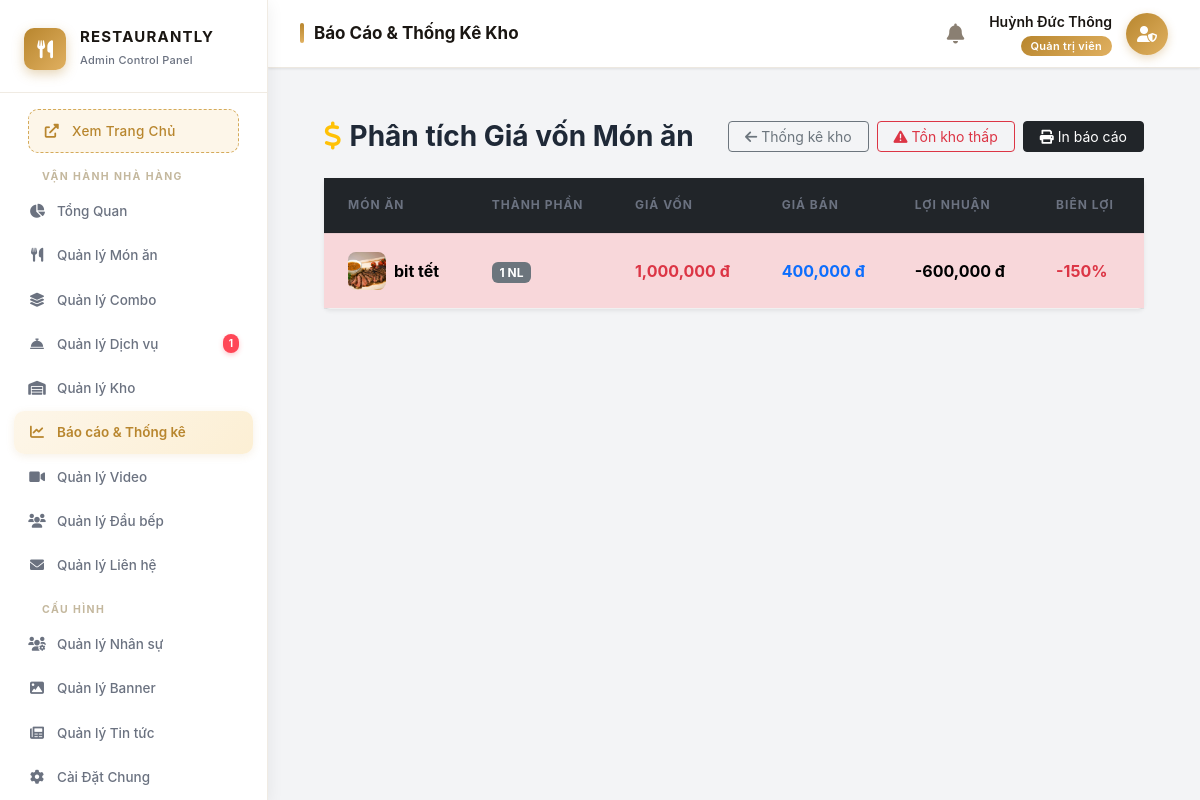
The app's page /admin/controllers/ReportController.php?action=food_cost (signed in), older data.
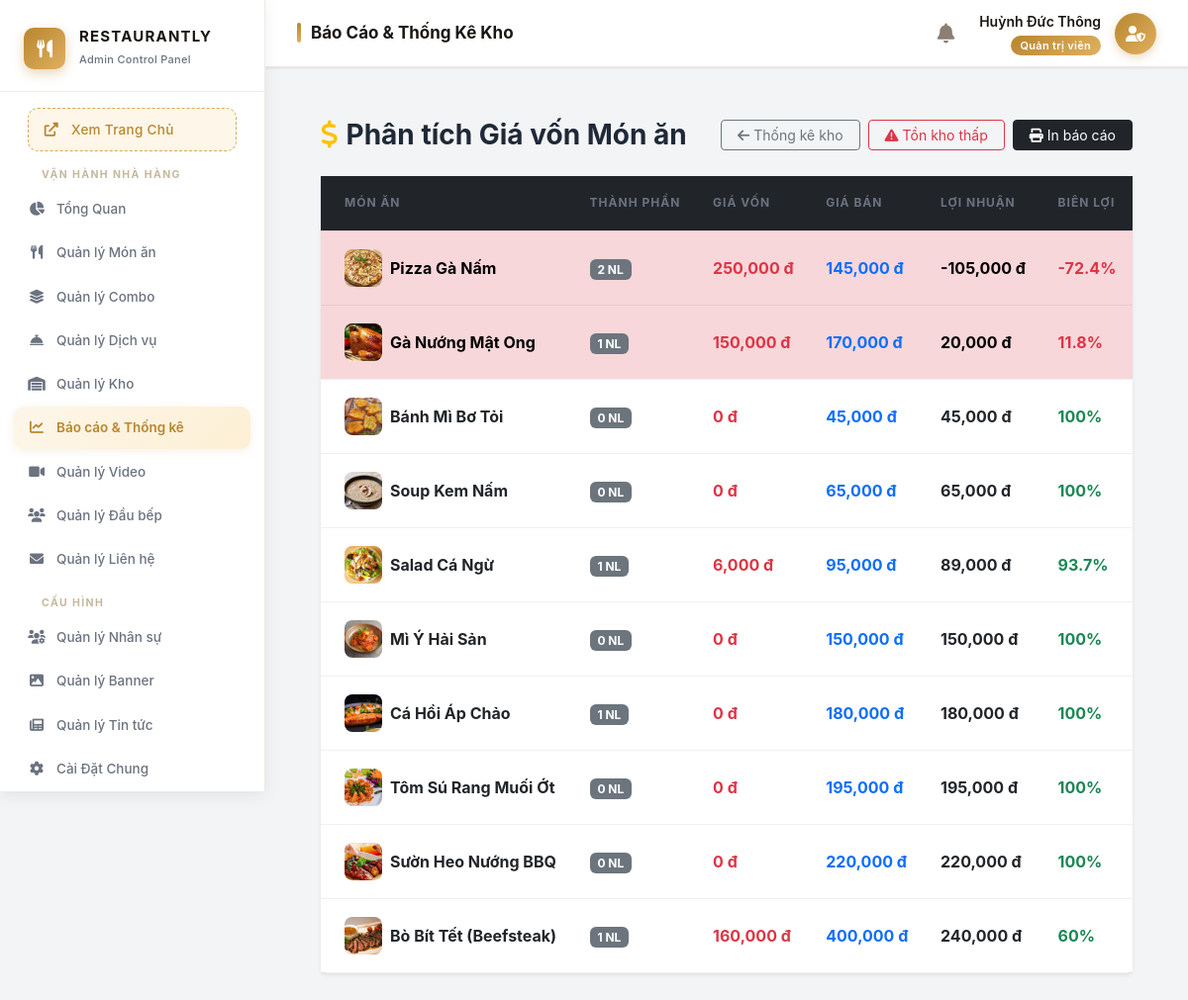
The same page, newer data.
### tables this page shows
CREATE TABLE `foods` (
  `id` int(11) NOT NULL,
  `category_id` int(11) DEFAULT NULL,
  `name` varchar(255) NOT NULL,
  `price` decimal(15,2) NOT NULL,
  `image` varchar(255) DEFAULT NULL,
  `description` text DEFAULT NULL,
  `status` tinyint(1) DEFAULT 1,
  `is_active` tinyint(1) NOT NULL DEFAULT 1,
  `is_chef_recommended` tinyint(1) DEFAULT 0,
  `allergens` text DEFAULT NULL,
  `wine_pairing_id` int(11) DEFAULT NULL,
  `chef_note` text DEFAULT NULL
);

### admin/controllers/ReportController.php (the view, shortened to what the changed rows need)
<?php
$db = (new Database())->getConnection();
$action = $_GET['action'] ?? 'stats';
?>
<?php
if ($action === 'food_cost') {
    $food_costs = $db->query("
        SELECT
            f.id, f.name as food_name, f.price as selling_price, f.image,
            COALESCE(SUM(
                (CASE
                    WHEN LOWER(TRIM(r.unit)) = 'g'  AND LOWER(TRIM(i.unit_name)) = 'kg' THEN r.quantity_required / 1000
                    WHEN LOWER(TRIM(r.unit)) = 'ml' AND LOWER(TRIM(i.unit_name)) = 'l'  THEN r.quantity_required / 1000
                    ELSE r.quantity_required
                END) * i.cost_price
            ), 0) as real_cost,
            COUNT(r.ingredient_id) as ingredient_count
        FROM foods f
        LEFT JOIN food_recipes r ON f.id = r.food_id
        LEFT JOIN inventory i ON r.ingredient_id = i.id
        WHERE f.is_active = 1
        GROUP BY f.id
        ORDER BY (f.price - COALESCE(SUM(
            (CASE WHEN LOWER(TRIM(r.unit))='g' AND LOWER(TRIM(i.unit_name))='kg' THEN r.quantity_required/1000
                  WHEN LOWER(TRIM(r.unit))='ml' AND LOWER(TRIM(i.unit_name))='l' THEN r.quantity_required/1000
                  ELSE r.quantity_required END)*i.cost_price
        ),0)) ASC
    ")->fetchAll(PDO::FETCH_ASSOC);
    include '../../public/admin_layout_header.php';
?>
<link rel="stylesheet" href="../../public/assets/admin/css/admin-style.css">
<div class="container-fluid p-4">
    <div class="card border-0 shadow-sm">
        <table class="table table-hover align-middle mb-0">
            <thead class="table-dark">
                <tr>
                    <th class="ps-4">Món ăn</th>
                    <th>Thành phần</th>
                    <th>Giá vốn</th>
                    <th>Giá bán</th>
                    <th>Lợi nhuận</th>
                    <th>Biên lợi</th>
                </tr>
            </thead>
            <tbody class="bg-white">
            <?php foreach ($food_costs as $fc):
                $profit = $fc['selling_price'] - $fc['real_cost'];
                $margin = $fc['selling_price'] > 0 ? ($profit / $fc['selling_price']) * 100 : 0;
                $margin_class = $margin < 30 ? 'text-danger fw-bold' : ($margin < 50 ? 'text-warning fw-bold' : 'text-success fw-bold');
                $bg_class = $margin < 30 ? 'table-danger' : '';
            ?>
            <tr class="<?= $bg_class ?>">
                <td class="ps-4">
                    <div class="d-flex align-items-center gap-2">
                        <img src="../../public/assets/img/menu/<?= htmlspecialchars($fc['image']) ?>"
                             onerror="this.src=''"
                             style="width:38px;height:38px;object-fit:cover;border-radius:8px;">
                        <strong><?= htmlspecialchars($fc['food_name']) ?></strong>
                    </div>
                </td>
                <td><span class="badge bg-secondary"><?= $fc['ingredient_count'] ?> NL</span></td>
                <td class="text-danger fw-bold"><?= number_format($fc['real_cost']) ?> đ</td>
                <td class="text-primary fw-bold"><?= number_format($fc['selling_price']) ?> đ</td>
                <td class="fw-bold"><?= number_format($profit) ?> đ</td>
                <td class="<?= $margin_class ?>"><?= round($margin, 1) ?>%</td>
            </tr>
            <?php endforeach; ?>
            </tbody>
        </table>
    </div>
</div>
<?php
    exit;
}
header("Location: ReportController.php?action=stats"); exit;

### public/admin_layout_header.php (shortened to what the changed rows need)
<?php
if (!function_exists('isActive')) {
    function isActive($path)
    {
        $uriPath = parse_url($_SERVER['REQUEST_URI'] ?? '', PHP_URL_PATH) ?? '';
        if (strpos($path, '/') === false) {
            return (basename($uriPath) === $path) ? 'active' : '';
        }
        return (strpos($uriPath, $path) !== false) ? 'active' : '';
    }
}
$pending_services_count = 0;
try {
    if (isset($db)) {
        $stmt_ps = $db->query("SELECT COUNT(*) FROM service_bookings WHERE status = 'Pending'");
        $pending_services_count = (int)$stmt_ps->fetchColumn();
    }
} catch (Exception $e) {
    $low_stock_count = $expiry_count = $total_alerts = 0;
}
?>
<!DOCTYPE html>
<html lang="vi">
<head>
    <link href="https://cdn.jsdelivr.net/npm/bootstrap@5.3.0/dist/css/bootstrap.min.css" rel="stylesheet">
    <link rel="stylesheet" href="https://cdnjs.cloudflare.com/ajax/libs/font-awesome/6.0.0/css/all.min.css">
</head>
<body>
    <aside class="admin-sidebar">
        <div class="sidebar-brand">
            <div class="brand-text">
                <h2>RESTAURANTLY</h2>
            </div>
        </div>
        <div class="menu-scroll">
            <ul class="menu-list">
                <li class="<?= isActive('manage_services.php') ?>">
                    <a href="/restaurant-project/admin/controllers/manage_services.php">
                        <i class="fas fa-concierge-bell"></i>
                        <span>Quản lý Dịch vụ</span>
                        <?php if ($pending_services_count > 0): ?>
                            <span class="badge-notify"><?= $pending_services_count ?></span>
                        <?php endif; ?>
                    </a>
                </li>
        </ul>
    </aside>
    <div class="main-wrapper">
        <div class="content-area">

Row changes from the older to the newer data that the page shows:
added foods: image (picture), name "Pizza Gà Nấm", ingredient_count "2", real_cost "250,000", price "145,000", profit "-105,000", margin "-72.4"
added foods: image (picture), name "Gà Nướng Mật Ong", ingredient_count "1", real_cost "150,000", price "170,000", profit "20,000", margin "11.8"
added foods: image (picture), name "Bánh Mì Bơ Tỏi", ingredient_count "0", real_cost "0", price "45,000", profit "45,000", margin "100"
added foods: image (picture), name "Soup Kem Nấm", ingredient_count "0", real_cost "0", price "65,000", profit "65,000", margin "100"
added foods: image (picture), name "Salad Cá Ngừ", ingredient_count "1", real_cost "6,000", price "95,000", profit "89,000", margin "93.7"
added foods: image (picture), name "Mì Ý Hải Sản", ingredient_count "0", real_cost "0", price "150,000", profit "150,000", margin "100"
added foods: image (picture), name "Cá Hồi Áp Chảo", ingredient_count "1", real_cost "0", price "180,000", profit "180,000", margin "100"
added foods: image (picture), name "Tôm Sú Rang Muối Ớt", ingredient_count "0", real_cost "0", price "195,000", profit "195,000", margin "100"
added foods: image (picture), name "Sườn Heo Nướng BBQ", ingredient_count "0", real_cost "0", price "220,000", profit "220,000", margin "100"
changed foods: name "bit tết" → "Bò Bít Tết (Beefsteak)"; real_cost "1,000,000" → "160,000"; profit "-600,000" → "240,000"; margin "-150" → "60"
Text that changed along with them:
$pending_services_count: "1" → (not shown)
